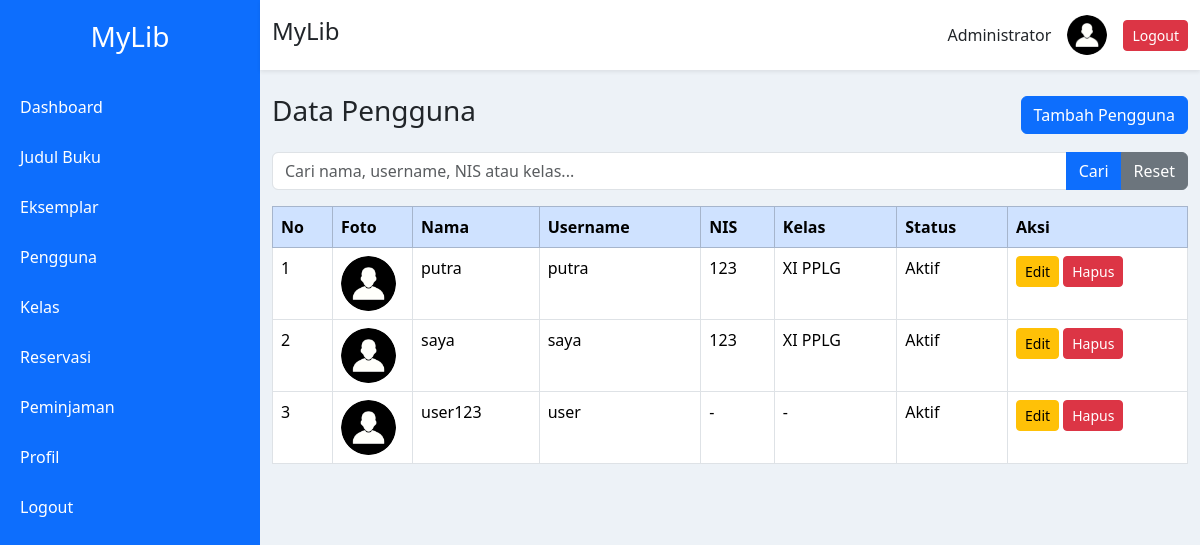
The page /admin/siswa/index.php (signed in) on the database its author committed.
### tables this page shows
CREATE TABLE `users` (
  `id` int NOT NULL,
  `nama` varchar(100) NOT NULL,
  `username` varchar(50) NOT NULL,
  `password` varchar(255) NOT NULL,
  `role` enum('admin','user') NOT NULL,
  `status` enum('Aktif','Nonaktif') NOT NULL DEFAULT 'Aktif',
  `nis` varchar(50) DEFAULT NULL,
  `kelas_id` int DEFAULT NULL,
  `foto` varchar(255) DEFAULT 'default.png',
  `created_at` timestamp NULL DEFAULT CURRENT_TIMESTAMP
);

CREATE TABLE `kelas` (
  `id` int NOT NULL,
  `nama_kelas` varchar(50) NOT NULL,
  `created_at` timestamp NULL DEFAULT CURRENT_TIMESTAMP
);

### admin/siswa/index.php (the view, shortened to what this page needs)
<?php
require "../../config/koneksi.php";
$keyword = "";
if (isset($_GET['search'])) {
    $keyword = mysqli_real_escape_string($koneksi, $_GET['search']);
    $query = mysqli_query($koneksi,"
        SELECT users.*, kelas.nama_kelas
        FROM users
        LEFT JOIN kelas
        ON users.kelas_id=kelas.id
        WHERE role='user'
        AND (
            users.nama LIKE '%$keyword%'
            OR users.username LIKE '%$keyword%'
            OR users.nis LIKE '%$keyword%'
            OR kelas.nama_kelas LIKE '%$keyword%'
        )
        ORDER BY users.nama ASC
    ");
} else {
    $query = mysqli_query($koneksi,"
        SELECT users.*, kelas.nama_kelas
        FROM users
        LEFT JOIN kelas
        ON users.kelas_id=kelas.id
        WHERE role='user'
        ORDER BY users.nama ASC
    ");
}
include "../../templates/header.php";
?>
<?php include "../../templates/sidebar_admin.php"; ?>
<div class="main">
<?php include "../../templates/navbar.php"; ?>
<div class="container mt-4">
<div class="d-flex justify-content-between align-items-center mb-3">
<h3>Data Pengguna</h3>
<a href="tambah.php" class="btn btn-primary">
Tambah Pengguna
</a>
</div>
<form method="GET">
<div class="input-group mb-3">
<input
type="text"
class="form-control"
name="search"
placeholder="Cari nama, username, NIS atau kelas..."
value="<?= htmlspecialchars($keyword) ?>">
<button class="btn btn-primary">
Cari
</button>
<a href="index.php" class="btn btn-secondary">
Reset
</a>
</div>
</form>
<div class="table-responsive">
<table class="table table-bordered table-hover">
<thead class="table-primary">
<tr>
<th width="60">No</th>
<th>Foto</th>
<th>Nama</th>
<th>Username</th>
<th>NIS</th>
<th>Kelas</th>
<th>Status</th>
<th width="180">Aksi</th>
</tr>
</thead>
<tbody>
<?php
$no=1;
while($d=mysqli_fetch_assoc($query)){
?>
<tr>
<td><?= $no++ ?></td>
<td width="80">
<img
src="../../assets/upload/profile/<?= $d['foto']; ?>"
width="55"
height="55"
style="border-radius:50%;object-fit:cover;">
</td>
<td><?= htmlspecialchars($d['nama']); ?></td>
<td><?= htmlspecialchars($d['username']); ?></td>
<td>
<?= $d['nis'] ? htmlspecialchars($d['nis']) : "-" ?>
</td>
<td>
<?= !empty($d['nama_kelas'])
? htmlspecialchars($d['nama_kelas'])
: "-" ?>
</td>
<td><?= htmlspecialchars($d['status']); ?></td>
<td>
<a
href="edit.php?id=<?= $d['id']; ?>"
class="btn btn-warning btn-sm">
Edit
</a>
<a
href="hapus.php?id=<?= $d['id']; ?>"
class="btn btn-danger btn-sm"
onclick="return confirm('Hapus siswa ini?')">
Hapus
</a>
</td>
</tr>
<?php } ?>
</tbody>
</table>
</div>
</div>
</div>
<?php include "../../templates/footer.php"; ?>

### templates/header.php (style rules this page uses)
body { background:#edf2f7; font-family:Segoe UI; }
.main { margin-left:260px; }

### rows shown on the page
users: foto (placeholder picture), nama "putra", username "putra", nis "123", kelas.nama_kelas "XI PPLG", status "Aktif"
users: foto (placeholder picture), nama "saya", username "saya", nis "123", kelas.nama_kelas "XI PPLG", status "Aktif"
users: foto (placeholder picture), nama "user123", username "user", status "Aktif"

### other values the page prints
$_SESSION['nama'] "Administrator"
